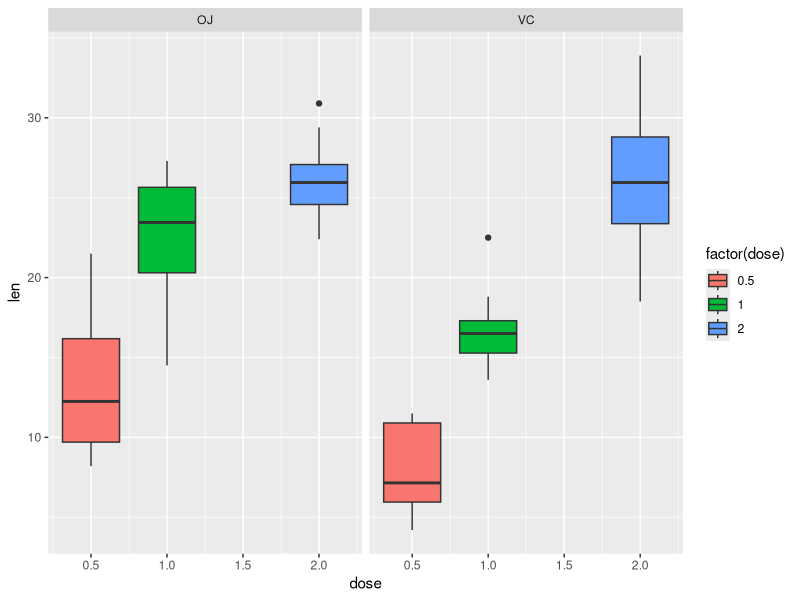

Write R code to recreate this figure.
## ---- chunk 1
knitr::opts_chunk$set(echo = TRUE)
## ---- chunk 2
data("ToothGrowth")
head(ToothGrowth)
## ---- chunk 3
summary(ToothGrowth)
## ---- chunk 4
mean(ToothGrowth$len)
sd(ToothGrowth$len)
var(ToothGrowth$len)
## ---- chunk 5
cor.test(ToothGrowth$len, ToothGrowth$dose)
## ---- chunk 6
library(ggplot2)

ggplot(ToothGrowth, aes(x = dose, y = len, fill = factor(dose))) + 
  geom_boxplot(position = position_dodge()) +
  facet_wrap(~supp)
## ---- chunk 7
mean(ToothGrowth$len) + c(-1, 1) * qnorm(0.975) * sd(ToothGrowth$len) / sqrt(length(ToothGrowth$len))
## ---- chunk 8
t.test(len~supp, data = ToothGrowth)
## ---- chunk 9
d1 <- subset(ToothGrowth, dose == 0.5)
d2 <- subset(ToothGrowth, dose == 1)
d3 <- subset(ToothGrowth, dose == 2)
## ---- chunk 10
t.test(len~supp, data = d1)
t.test(len~supp, data = d2)
t.test(len~supp, data = d3)
